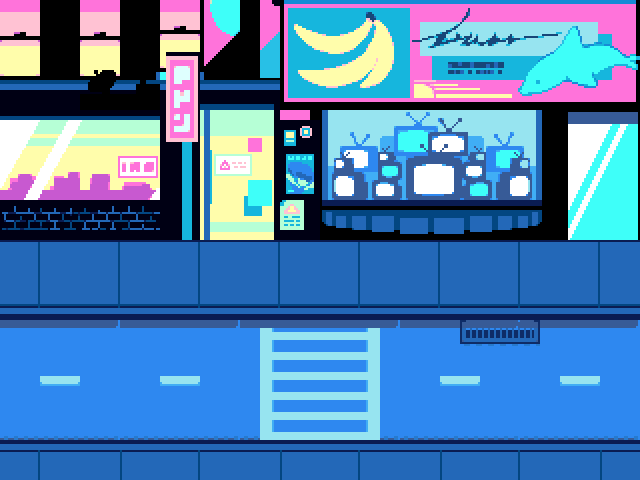

Below is a game level as drawn by its tile map, then a one-line description and the .tmx file that defines it, in full:
An orthogonal 16x12 tile map with 40x40 px tiles, 4 tile layers (floors_castle, floors_decal, walls_castle, walls_decal), 3 tilesets and 10 objects (2x platform_block, platform_statue, platform_floortex_back, platform_floortex_floor, spawn).

<map version="1.9" tiledversion="1.9.2" orientation="orthogonal" renderorder="right-down" width="16" height="12" tilewidth="40" tileheight="40" infinite="0" nextlayerid="13" nextobjectid="53">
 <editorsettings>
  <export target="cyber_city_room.lua" format="lua" />
 </editorsettings>
 <properties>
  <property name="name" value="Test Map - Room 1" />
 </properties>
 <tileset firstgid="1" source="../tilesets/castle.tsx" />
 <tileset firstgid="41" source="../tilesets/bg_dw_city.tsx" />
 <tileset firstgid="653" source="../tilesets/city_sidewalk.tsx" />
 <layer id="7" name="floors_castle" width="16" height="12" offsetx="0" offsety="80">
  <data encoding="csv">
0,0,0,0,0,0,0,0,0,0,0,0,0,0,0,0,
0,0,0,0,0,0,0,0,0,0,0,0,0,0,0,0,
0,0,0,0,0,0,0,0,0,0,0,0,0,0,0,0,
0,0,0,0,0,0,0,0,0,0,0,0,0,0,0,0,
675,675,675,675,675,675,675,675,675,675,675,675,675,674,675,676,
690,690,690,690,690,690,690,690,690,690,690,690,690,689,690,691,
761,762,763,761,762,763,763,761,762,763,761,762,763,761,762,763,
776,777,778,776,777,778,778,776,777,778,776,777,778,776,777,778,
791,792,793,791,792,793,793,791,792,793,791,792,793,791,792,793,
814,814,814,814,814,814,814,814,814,814,814,814,814,814,814,814,
690,829,829,829,829,829,829,829,829,829,829,829,829,829,829,829,
876,876,876,876,876,876,876,876,876,876,876,876,876,876,876,876
</data>
 </layer>
 <layer id="8" name="floors_decal" width="16" height="12" offsetx="20" offsety="80">
  <data encoding="csv">
0,0,0,0,0,0,0,0,0,0,0,0,0,0,0,0,
0,0,0,0,0,0,0,0,0,0,0,0,0,0,0,0,
0,0,0,0,0,0,0,0,0,0,0,0,0,0,0,0,
0,0,0,0,0,0,0,0,0,0,0,0,0,0,0,0,
676,0,674,675,676,0,674,675,676,0,674,675,676,0,674,675,
691,0,689,690,691,0,689,690,691,0,689,690,691,0,689,690,
0,0,0,0,0,0,316,317,318,0,0,323,324,0,0,0,
0,0,0,0,0,0,333,334,335,0,0,0,0,0,0,0,
0,0,0,0,0,0,333,334,335,0,0,0,0,0,0,0,
871,0,869,870,871,0,869,870,871,0,869,870,871,0,869,870,
689,690,2147484337,690,689,690,2147484337,690,689,690,2147484337,690,689,690,2147484337,690,
0,0,0,0,0,0,0,0,0,0,0,0,0,0,0,0
</data>
 </layer>
 <layer id="6" name="walls_castle" width="16" height="12" offsetx="0" offsety="-80">
  <data encoding="csv">
418,419,420,421,422,0,98,99,100,101,102,103,104,105,106,107,
1073742242,1073742243,1073742244,1073742245,1073742246,0,115,116,117,118,119,120,121,122,123,124,
534,535,536,537,538,539,132,133,134,2147484120,2147484119,2147484118,2147484117,2147484116,2147484115,2147484114,
551,552,553,554,555,556,149,150,151,2147484137,2147484136,2147484135,2147484134,2147484133,2147484132,2147484131,
2147484248,2147484247,2147484246,2147484245,2147484244,2147484243,2147484242,397,2147484121,2147484120,2147484119,2147484118,2147484117,2147484116,2147484115,2147484114,
2147484265,2147484264,2147484263,2147484262,2147484261,2147484260,2147484259,2147483857,2147484138,2147484137,2147484136,2147484135,2147484134,2147484133,2147484132,2147484131,
2147484282,2147484281,2147484280,2147484279,2147484278,2147484277,2147484276,2147483874,2147484155,2147484154,2147484153,2147484152,2147484151,2147484150,2147484149,2147484148,
2147484299,2147484298,2147484297,2147484296,2147484295,2147484294,2147484293,2147483891,2147484172,2147484171,2147484170,2147484169,2147484168,2147484167,2147484166,2147484165,
0,0,0,0,0,0,0,0,0,0,0,0,0,0,0,0,
0,0,0,0,0,0,0,0,0,0,0,0,0,0,0,0,
0,0,0,0,0,0,0,0,0,0,0,0,0,0,0,0,
0,0,0,0,0,0,0,0,0,0,0,0,0,0,0,0
</data>
 </layer>
 <layer id="9" name="walls_decal" width="16" height="12" offsetx="0" offsety="-90">
  <data encoding="csv">
0,0,0,0,0,447,0,0,0,0,0,0,0,0,0,0,
0,0,0,0,0,464,0,0,0,0,0,0,0,0,0,0,
0,0,0,0,0,481,0,160,161,162,163,164,165,166,167,168,
0,0,0,0,242,498,0,177,178,179,180,181,182,183,184,185,
0,0,135,136,259,0,0,194,195,196,197,198,199,200,201,202,
0,0,0,0,276,0,0,0,0,0,0,0,0,0,0,0,
0,0,0,0,0,0,0,0,0,0,0,0,0,0,0,0,
0,0,0,0,0,0,0,0,0,0,0,0,0,0,0,0,
0,0,0,0,0,0,0,0,0,0,0,0,0,0,0,0,
0,0,0,0,0,0,0,0,0,0,0,0,0,0,0,0,
0,0,0,0,0,0,0,0,0,0,0,0,0,0,0,0,
0,0,0,0,0,0,0,0,0,0,0,0,0,0,0,0
</data>
 </layer>
 <objectgroup color="#0000ff" id="3" name="collision" opacity="0.5">
  <object id="38" x="80" y="200" width="480" height="40" />
  <object id="39" x="560" y="240" width="40" height="120" />
  <object id="40" x="40" y="240" width="40" height="120" />
  <object id="41" x="80" y="360" width="480" height="40" />
 </objectgroup>
 <objectgroup color="#ff00ff" id="4" name="objects">
  <object id="37" name="platform_statue" x="300" y="200" width="40" height="80" />
  <object id="43" name="platform_floortex_back" x="0" y="-80" width="640" height="320">
   <properties>
    <property name="source_height" type="float" value="320" />
    <property name="source_prefix" value="walls_" />
    <property name="source_width" type="float" value="640" />
    <property name="source_x" type="float" value="0" />
    <property name="source_y" type="float" value="-80" />
    <property name="yorigin_id" value="floor_low" />
   </properties>
  </object>
  <object id="45" name="platform_floortex_floor" x="0" y="240" width="640" height="280">
   <properties>
    <property name="yorigin_id" value="floor_low" />
   </properties>
  </object>
  <object id="46" name="platform_block" x="640" y="0" width="40" height="480" />
  <object id="47" name="platform_block" x="-40" y="0" width="40" height="480" />
 </objectgroup>
 <objectgroup color="#7f00ff" id="5" name="markers">
  <object id="20" name="spawn" x="320" y="320">
   <point />
  </object>
 </objectgroup>
</map>
